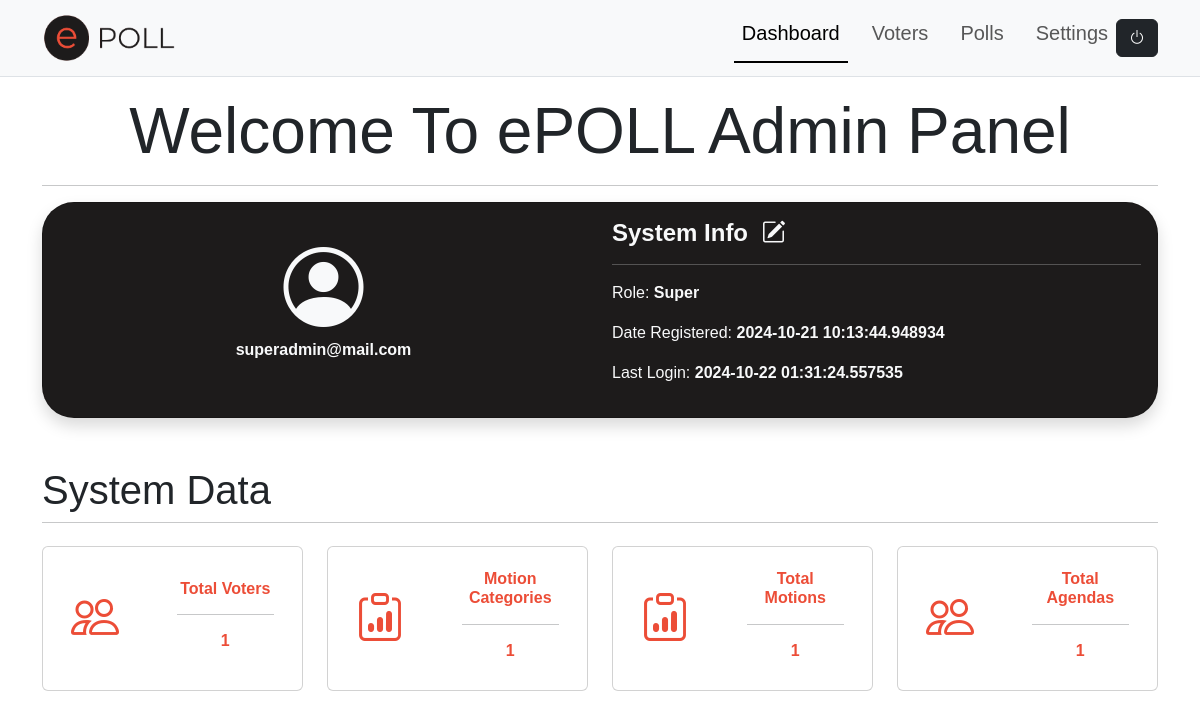
The page /admin/dashboard/ (signed in) on the database as committed earlier.
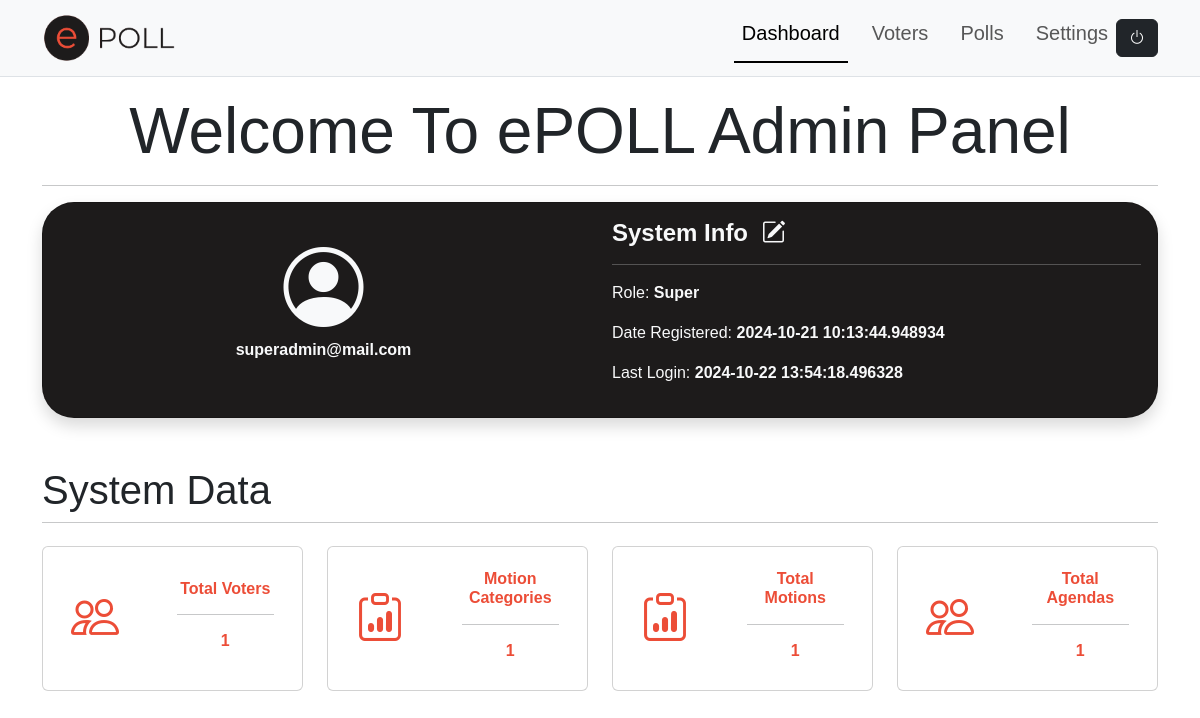
The same page on the database as committed later.
### app/models.py (models this page shows, shortened)
class User(UserMixin, db.Model):
    __tablename__ = "users"
    id = db.Column(db.String(36), primary_key=True, default=generate_uuid)
    email = db.Column(db.String(100), unique=True, nullable=False)
    password = db.Column(db.String(100), nullable=False)
    status = db.Column(db.Enum(UserStatus), nullable=False, default=UserStatus.ACTIVE)
    created_at = db.Column(db.DateTime, nullable=False)
    updated_at = db.Column(db.DateTime(timezone=True), onupdate=db.func.now())
    last_login = db.Column(db.DateTime, nullable=True)
    roles = db.relationship('Role', secondary='user_roles', back_populates='users')
    voters = db.relationship('Voter', backref='user', lazy=True)

### app/admin.py (the view)
@abp.route('/dashboard/')
def dashboard():
    count_voters = Voter.query.count()
    count_category = Category.query.count()
    count_motions = Motion.query.count()
    count_agendas = Agenda.query.count()
    return render_template('admin/dashboard.html', title='Dashboard',
                           count_voters=count_voters,
                           count_category=count_category,
                           count_motions=count_motions,
                           count_agendas=count_agendas,
                           DASHBOARD=True)

### app/__init__.py (called while the page is built)
def create_app():
    app = Flask(__name__)
    application = app
    app.config.from_object(App_Config)
    db.init_app(app)
    migrate.init_app(app, db)
    login_manager.init_app(app)
    login_manager.login_view = 'auth.login'
    app.register_blueprint(auth)
    app.register_blueprint(abp)
    app.register_blueprint(accbp)
    app.register_blueprint(sbp)
    app.register_blueprint(pbp)
    @app.route('/')
    def index():
        return redirect(url_for('auth.login'))
    @app.template_filter('comma_format')
    def comma_format(value):
        if value is None:
            return "0"
        return "{:,.2f}".format(value)
    @login_manager.user_loader
    def load_user(user_id):
        return User.query.get(user_id)
    register_error_handlers(app)
    with app.app_context():
        setup_database(app)
    return app

### app/templates/admin/dashboard.html (shortened to what the changed rows need)
{% extends "shared/adminlayout.html" %}
{% block content %}
<div class="container mt-3">
  <section id="profileSection" name="profileSection" class="mb-5">
    <div class="card shadow text-light rounded-5" style="background-color: #1D1B1B;">
      <div class="card-body">
        <div class="row row-cols-1 row-cols-md-2 g-4 align-content-center justify-content-evenly">
          <div class="col align-content-center text-center">
            <p><strong>{{ current_user.email }}</strong></p>
          </div>
          <div class="col">
            <p>Date Registered: <strong>{{ current_user.created_at }}</strong></p>
            <p>Last Login: <strong>{{ current_user.last_login }}</strong></p>
          </div>
        </div>
      </div>
    </div>
  </section>
</div>
{% endblock %}

Rows that differ between the two databases and show on the page:
changed User "superadmin@mail.com": last_login "2024-10-22 01:31:24.557535" → "2024-10-22 13:54:18.496328"
